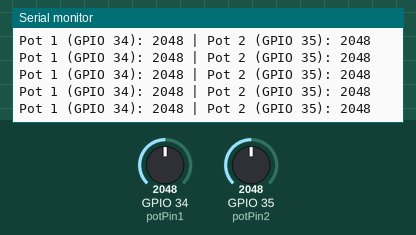
Simulated run of this sketch. Board: ESP32. Shown: the last lines printed to the serial monitor. Inputs (shaded band) come from the test bench; at power-on: GPIO 34 (potPin1) = 2048, GPIO 35 (potPin2) = 2048.

Above: at 1.2 s.
1.3 s: GPIO 34 (potPin1) set to 2866
At 1.31 s:
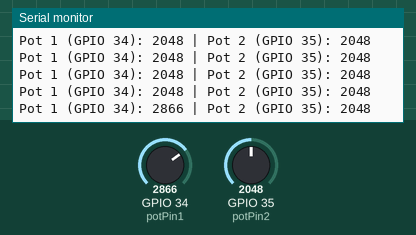
2.8 s: GPIO 35 (potPin2) set to 2866
At 2.82 s:
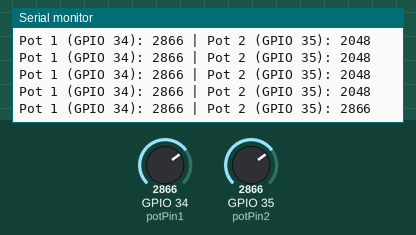
4.3 s: GPIO 34 (potPin1) set to 3603
At 4.33 s:
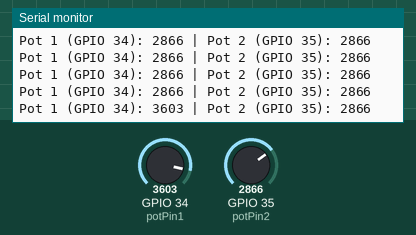
5.8 s: GPIO 35 (potPin2) set to 3603
At 5.84 s:
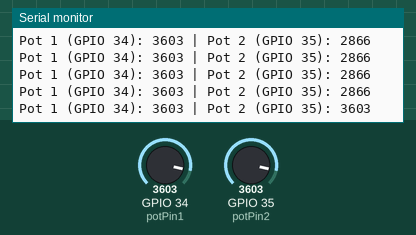
Timing chart, 0 to 8.3 s (numbered marks = the images above; inputs shaded):
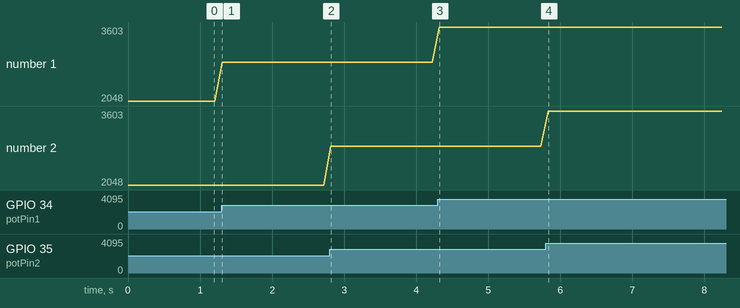

The sketch:

Pot.ino
```cpp
const int potPin1 = 34;

const int potPin2 = 35;

void setup() {
  Serial.begin(115200);
}

void loop() {
  int valorPot1 = analogRead(potPin1);

  int valorPot2 = analogRead(potPin2);

  Serial.print("Pot 1 (GPIO 34): ");
  Serial.print(valorPot1);

  Serial.print(" | Pot 2 (GPIO 35): ");
  Serial.println(valorPot2);

  delay(100);
}
```

Measured:
- after the input at 1.3 s, the serial monitor: prints a new line at once (image 1)
- after the input at 2.8 s, the serial monitor: prints a new line at once (image 2)
- after the input at 4.3 s, the serial monitor: prints a new line at once (image 3)
- after the input at 5.8 s, the serial monitor: prints a new line at once (image 4)
- plotted number 1: 2048 → 2866 after the input at 1.3 s, 2866 → 3603 after the input at 4.3 s
